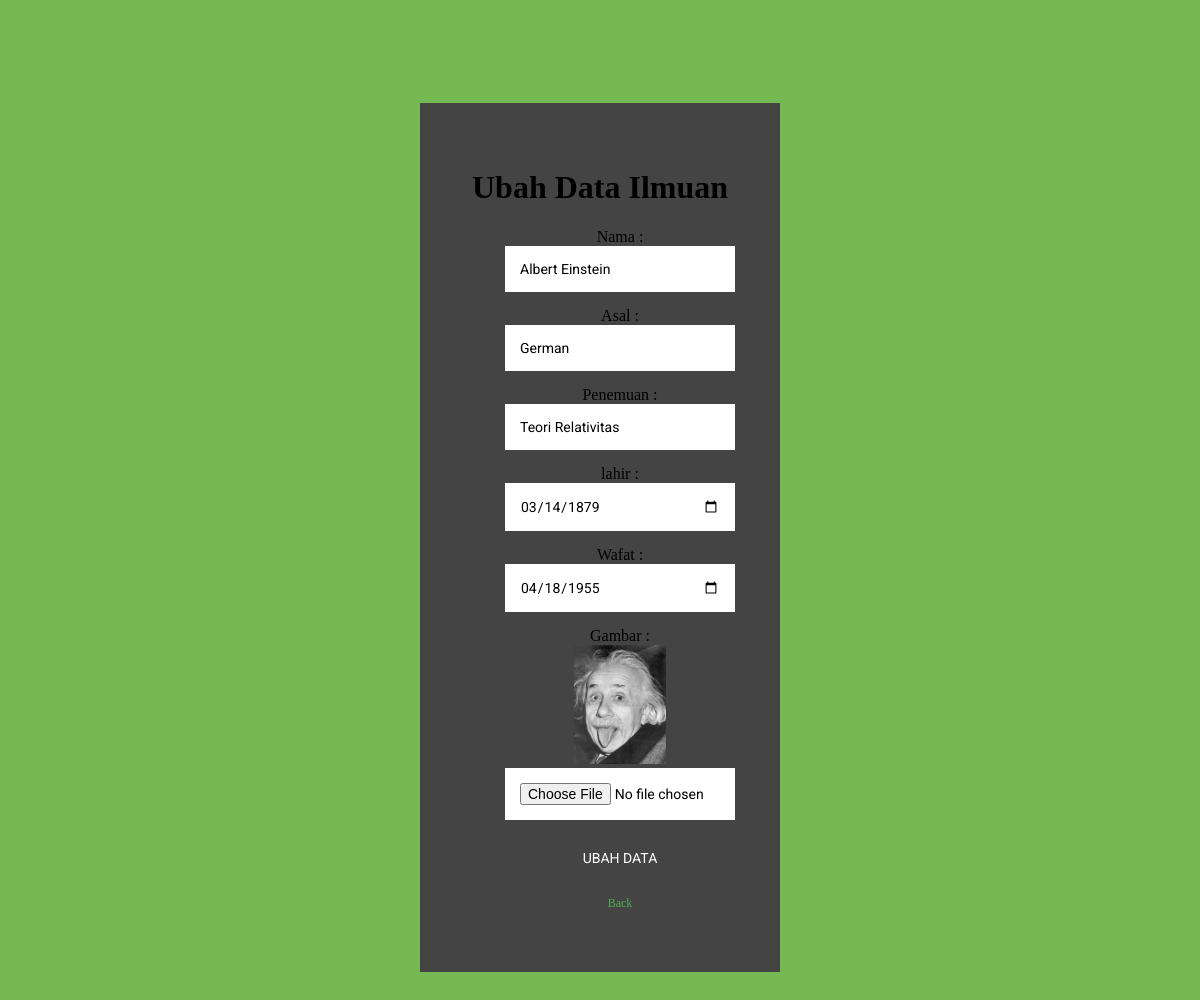
The app's page /admin/ubah.php?id=1 (signed in) with its own data.
### tables this page shows
CREATE TABLE `ilmuan` (
  `id` int(11) NOT NULL,
  `nama` varchar(64) NOT NULL,
  `asal` varchar(64) NOT NULL,
  `penemuan` varchar(64) NOT NULL,
  `lahir` date NOT NULL,
  `wafat` date NOT NULL,
  `gambar` varchar(64) NOT NULL
);

### helper/functions.php (called while the page is built, shortened)
<?php
	$conn = mysqli_connect("localhost", "root", "", "pw_173040147");
function query($query){
	global $conn;
	$result = mysqli_query($conn, $query);
	$rows = [];
	while($row = mysqli_fetch_assoc($result)){
		$rows[] = $row;
	}
	return$rows;
}
 ?>

### admin/ubah.php (the view, shortened to what this page needs)
<?php
require '../helper/functions.php';
$id = $_GET["id"];
$ilm = query("SELECT * FROM ilmuan WHERE id = $id")[0];
 ?>
<!DOCTYPE html>
<html>
<head>
	<link rel="stylesheet" type="text/css" href="../assets/css/style.css">
</head>
<body>
	<div class="login-page">
	 <div class="form">
		<form action="" method="POST" enctype="multipart/form-data">
			<h1>Ubah Data Ilmuan</h1>
		<ul>
				<label for="nama">Nama : </label>
				<input type="text" name="nama" id="nama" required autocomplete="off" autofocus value="<?php echo $ilm["nama"]; ?>">
				<label for="asal">Asal : </label>
				<input type="text" name="asal" id="asal" value="<?php echo $ilm["asal"]; ?>">
				<label for="penemuan">Penemuan : </label>
				<input type="text" name="penemuan" id="penemuan" required value="<?php echo $ilm["penemuan"]; ?>">
				<label for="lahir">lahir : </label>
				<input type="date" name="lahir" id="lahir" required value="<?php echo $ilm["lahir"]; ?>">
				<label for="wafat">Wafat : </label>
				<input type="date" name="wafat" id="wafat" required value="<?php echo $ilm["wafat"]; ?>">
				<label for="gambar">Gambar : </label><br>
				<img src="../assets/img/<?= $ilm['gambar']; ?>" width="40%" height="20%"><br>
				<input type="file" name="gambar" id="gambar">
				<button type="submit" name="ubah">Ubah Data</button>
				<p class="massage"><a href="index.php">Back</a></p>
		</ul>
	</form>
</div>
</div>
</body>
</html>

### assets/css/style.css (style rules this page uses)
.login-page { width: 360px; padding: 8% 0 0; margin: auto; }
.form { position: relative; z-index: 1; background: #444; max-width: 360px; margin: 0 auto 100px; padding: 45px; text-align: center; box-shadow: 0 0 20px 0 rgba(0, 0, ,0 ,0.2), 0 5px 5px 0 rgba(0, 0, 0, 0.24); }
.form input { font-family: "Roboto", sans-serif; outline: 0; background: #ffffff; width: 100%; border: 0; margin: 0 0 15px; padding: 15px; box-sizing: border-box; font-size: 14px; }
.form button { font-family: "Roboto", sans-serif; text-transform: uppercase; outline: 0; background: #444444; width: 100%; border: 0; padding: 15px; color: #ffffff; font-size: 14px; -webkit-transition : all 0.3 ease; transition: all 0.3 ease; cursor: pointer; }
.form .massage { margin:15px 0 0; color: #b3b3b3; font-size: 12px; }
.form .massage a { color: #4CAF50; text-decoration: none; }
body { background: #76b852; }

### records on screen
ilmuan: nama "Albert Einstein", asal "German", penemuan "Teori Relativitas", lahir "03/14/1879", wafat "04/18/1955", gambar (picture)
